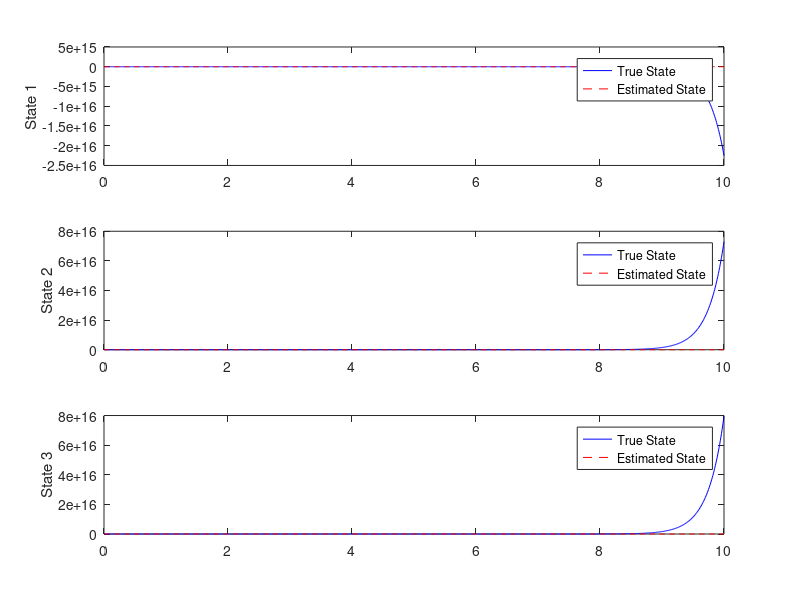
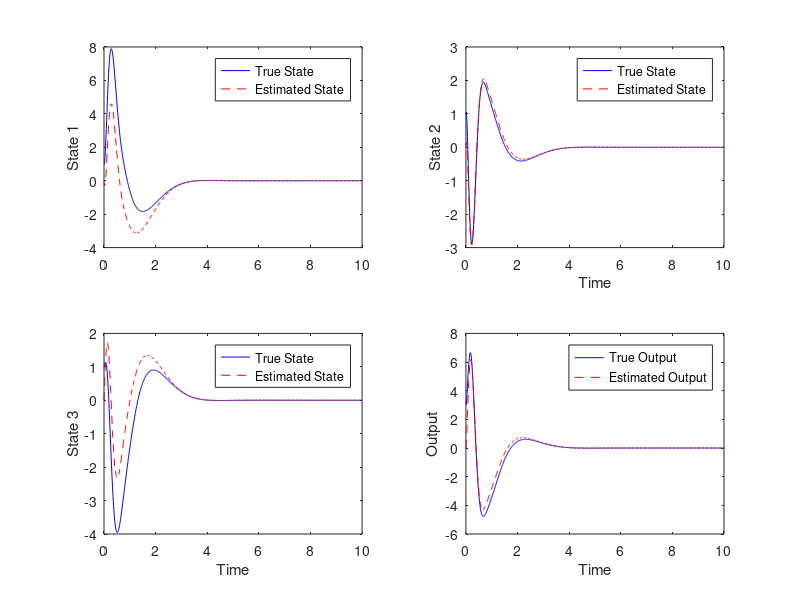
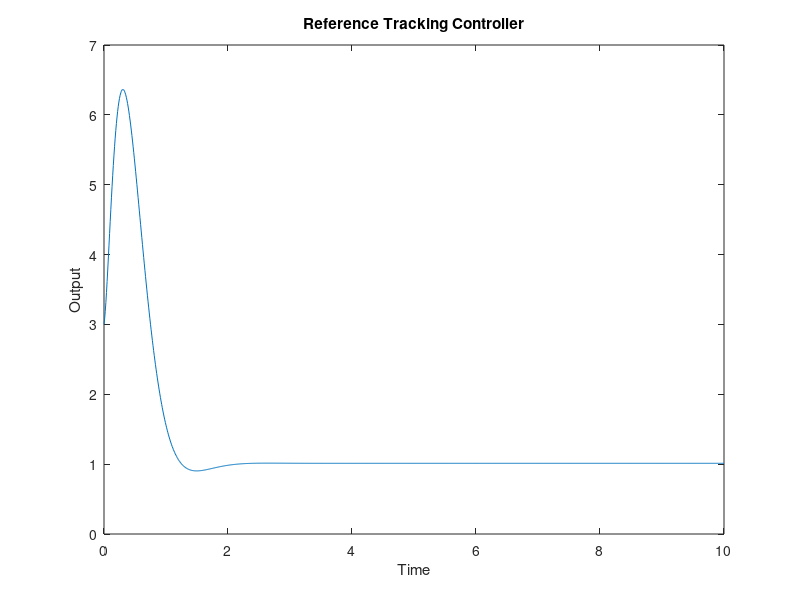
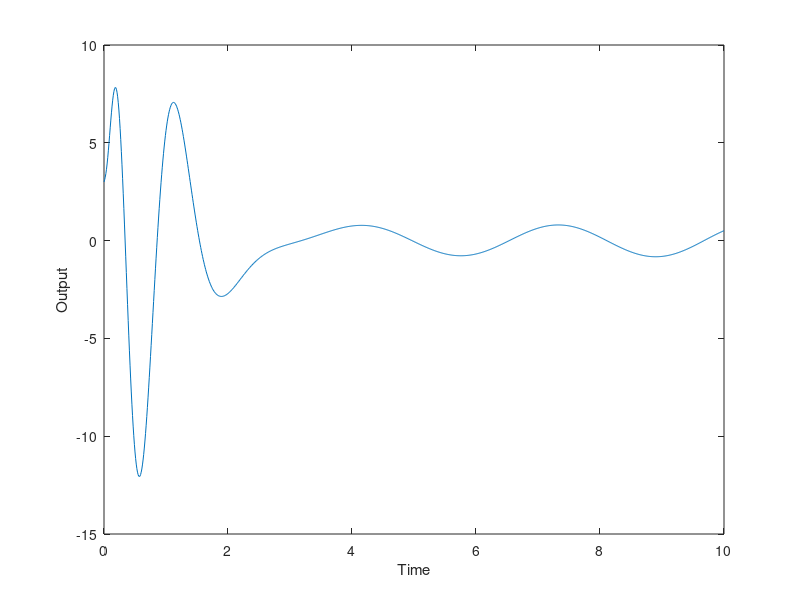

The MATLAB script that drew these images, in order:
%%% HW3_1
% Mainly for the State Feedback and Track Controller
A = [1 -2 1; 1  1 3; -1  4 0];
B = [1; -1; 0];
C = [1 0 2];
D = 0;
% Define State Space Equation System
sys = ss(A, B, C, D);
eigenvals = eig(A);
char_poly = poly(eigenvals);
% Compute State Feedback Gain K w/o 'place Funtion
C_ = [B A*B A*A*B];
C_bar = [1 -2 -8; 0 1 -2; 0 0 1];
P = inv(C_*C_bar);
K_bar = [17 92 169];
K = K_bar*P;
% Compute State Feedback Gain K w 'place Funtion
desired_poles=[-5 -5+3i -5-3i];
K_placed = place(A, B, desired_poles);

display_ = false;
if display_
    disp("Computed By 'place' function: ")
    disp(K_placed);
    disp("Computed without 'place' function: ")
    disp(K);
end
plot_ = false;
if plot_
    sys = ss(A, B, C, D);
    A_ = A-B*K;
    x0 = [1; 1; 1];
    sys_ = ss(A_, B, C, D);
    [y,t] = initial(sys, x0);
    plot(t(1:20),y(1:20));
    hold on;
    [y_,t] = initial(sys_, x0);
    plot(t,y_);
    xlabel('Time');
    ylabel('Output');
    legend('Original System', 'State Feedback System');
end

%% Open-Loop Observer
% Mainly for the State Feedback and Track Controller
A = [1 -2 1; 1  1 3; -1  4 0];
B = [1; -1; 0];
C = [1 0 2];
D = 0;
desired_poles=[-5 -5+3i -5-3i];
K_placed = place(A, B, desired_poles);

% Define the initial conditions
x0 = [1; 1; 1];         % Initial state
x_estimate0 = [0; 0; 0];% Initial estimated state
u = 0;                  % Input

% Define the simulation parameters
dt = 0.01;              % Time step
t_end = 10;             % Simulation end time

% Simulate the system and observer dynamics
t = 0:dt:t_end;
x = zeros(3, length(t));
y = zeros(3, length(t));

x_estimate = zeros(3, length(t));
y_estimate = zeros(3, length(t));

x(:, 1) = x0;
x_estimate(:, 1) = x_estimate0;


for i = 2:length(t)
    % Update the state using the system equations
    x(:, i) = x(:, i-1) + dt * (A*x(:, i-1) + B*u);
    % Update the estimated state using the observer equations
    x_estimate(:, i) = x_estimate(:, i-1) + dt * (A*x_estimate(:, i-1) + B*u);
end

% Plot the results
plot_ = true;
if plot_
    figure;
    subplot(3, 1, 1);
    plot(t, x(1, :), 'b');
    hold on;
    plot(t, x_estimate(1, :), 'r--');
    ylabel('State 1');
    legend('True State', 'Estimated State','Feedback State');

    subplot(3, 1, 2);
    plot(t, x(2, :), 'b');
    hold on;
    plot(t, x_estimate(2, :), 'r--');
    ylabel('State 2');
    legend('True State', 'Estimated State','Feedback State');

    subplot(3, 1, 3);
    plot(t, x(3, :), 'b');
    hold on;
    plot(t, x_estimate(3, :), 'r--');
    ylabel('State 3');
    legend('True State', 'Estimated State','Feedback State');
end

%% Closed-Loop Observer
% Compute Observer Gain K w/o 'place Funtion
A = [1 -2 1; 1  1 3; -1  4 0];
B = [1; -1; 0];
C = [1 0 2];
D = 0;
% Compute State Feedback Gain L w/o place Function
C_ = [C' A'*C' A'*A'*C'];
C_bar = [1 -2 -8; 0 1 -2; 0 0 1];
P = inv(C_*C_bar);
L_bar = [8 19 5];
L = (L_bar*P)';
% Compute State Feedback Gain L and K w 'place Funtion
desired_poles = [-0.01 -0.02 -0.03];
L_placed = place(A', C', desired_poles)';
desired_poles=[-5 -5+3i -5-3i];
K_placed = place(A, B, desired_poles);

display_ = true;
if display_
    disp("Computed By 'place' function: ")
    disp(L_placed);
    disp("Computed without 'place' function: ")
    disp(L);
end

% Define the initial conditions
x0 = [1; 1; 1];         % Initial state
x_estimate0 = [0; 0; 0];     % Initial estimated state
u = 0;                  % Input

% Define the simulation parameters
dt = 0.01;              % Time step
t_end = 10;             % Simulation end time

% Simulate the system and observer dynamics
t = 0:dt:t_end;
x = zeros(3, length(t));
y = zeros(1, length(t));
x_estimate = zeros(3, length(t));
y_estimate = zeros(1, length(t));

x(:, 1) = x0;
y(:, 1) = C*x0; 
x_estimate(:, 1) = x_estimate0;
y_estimate(:, 1) = C*x_estimate0;

for i = 2:length(t)
    u = -K_placed * x_estimate(:, i-1);
    x(:, i) = x(:, i-1) + dt * (A*x(:, i-1) + B*u);
    y(i) = C*x(:, i);
    x_estimate(:, i) = x_estimate(:, i-1) + dt * ((A - L*C)*x_estimate(:, i-1) + B*u + L*y(i));
    y_estimate(i) = C*x_estimate(:, i);
end

plot_ = true;
if plot_
    figure;
    subplot(2, 2, 1);
    plot(t, x(1, :), 'b', t, x_estimate(1, :), 'r--');
    ylabel('State 1');
    legend('True State', 'Estimated State');
    
    subplot(2, 2, 2);
    plot(t, x(2, :), 'b', t, x_estimate(2, :), 'r--');
    xlabel('Time');
    ylabel('State 2');
    legend('True State', 'Estimated State');

    subplot(2, 2, 3);
    plot(t, x(3, :), 'b', t, x_estimate(3, :), 'r--');
    xlabel('Time');
    ylabel('State 3');
    legend('True State', 'Estimated State');

    subplot(2,2,4);
    plot(t, y,'b', t, y_estimate,'r--');
    xlabel('Time');
    ylabel('Output');
    legend('True Output', 'Estimated Output');
end

%% Reference Tracking Controller
% Compute Observer Gain K w/o 'place Funtion
A = [1 -2 1; 1  1 3; -1  4 0];
B = [1; -1; 0];
C = [1 0 2];
D = 0;
% Compute State Feedback Gain L and K w 'place Funtion
desired_poles=[-5 -5+3i -5-3i];
K_placed = place(A, B, desired_poles);
dt = 0.01;              % Time step
t_end = 10;   
K_Ref = [17 35 35];
Ka_Ref = 10;
R = 1;
A_Ref = [A+B*K_Ref, B*Ka_Ref; -C, 0];
B_Ref = [zeros(3,1); 1];
C_Ref = [C 0];
t = 0:dt:t_end;

x = zeros(3, length(t));
y = zeros(1, length(t));
xa = zeros(1, length(t));
x(:, 1) = x0;
y(:, 1) = C*x0; 
xa(:,1) = 0;
for i = 2:length(t)
    X = [x(:, i-1); xa(:, i-1)] + dt * (A_Ref*[x(:, i-1); xa(:, i-1)] + B_Ref*R);
    x(:, i) = X(1:3);
    xa(:, i) = X(4);
    y(:, i) = C_Ref*[x(:, i); xa(:, i)]; 
end
plot_ = false;
if plot_
    figure;
    plot(t, y);
    xlabel('Time');
    ylabel('Output');
end


dt = 0.01;              % Time step
t_end = 10;   
K_Ref = [17 35 35];
R = 1;

t = 0:dt:t_end;
x = zeros(3, length(t));
y = zeros(1, length(t));

x(:, 1) = x0;
y(:, 1) = C*x0; 
for i = 2:length(t)
    x(:, i) = x(:, i-1) + dt * (A*x(:, i-1) + B*(K_Ref*x(:, i-1)-85*R));
    y(:, i) = C*x(:, i); 
end
plot_ = true;
if plot_
    figure;
    plot(t, y);
    xlabel('Time');
    ylabel('Output');
    title('Reference Tracking Controller')
end

%% Robust Controller
A = [1 -2 1; 1  1 3; -1  4 0];
B = [1; -1; 0];
C = [1 0 2];
D = 0;
Ad = [0, -2; 2, 0];
Cd = [1, 0];
A_aug = [A B*Cd; zeros(2,3) Ad];
B_aug = [B; zeros(2,1)];
C_aug = [C zeros(1,2)];
% Compute State Feedback Gain L and K w 'place Funtion
desired_poles = [-4 -4+0.5i -4-0.5i -4+2i -4-2i];
L_placed = place(A_aug', C_aug', desired_poles)';
desired_poles=[-5 -5+3i -5-3i];
K_placed = place(A, B, desired_poles);

R = 1;
dt = 0.01
t = 0:dt:10;
x = zeros(5, length(t));
x_estimate = zeros(5, length(t));
y = zeros(1, length(t));
y_estimate = zeros(1, length(t));

% Define the initial conditions
x(:, 1) = [1; 1; 1; 5; 5];
x_estimate(:,1) = [0; 0; 0; 5; 5];
y(:, 1) = C_aug*x(:, 1) ; 
y_estimate(:,1) = C_aug*x_estimate(:,1);

for i = 2:length(t)
    u = -K_placed * x_estimate(1:3, i-1);
    x(:, i) = x(:, i-1) + dt * (A_aug*x(:,i-1)+ B_aug*u);
    y(:, i) = C_aug*x(:, i); 
    x_estimate(:, i) = x_estimate(:, i-1) + dt * (A_aug*x_estimate(:, i-1) + B_aug*u + L_placed*(y(i-1)-C_aug*x_estimate(:,i-1)));
end

plot_ = true;
if plot_
    figure;
    plot(t, y);
    xlabel('Time');
    ylabel('Output');
end
plot_ = true;
if plot_
    figure;
    subplot(3, 1, 1);
    plot(t, x(1, :), 'b', t, x_estimate(1, :), 'r--');
    ylabel('State 1');
    legend('True State', 'Estimated State');

    subplot(3, 1, 2);
    plot(t, x(2, :), 'b', t, x_estimate(2, :), 'r--');
    xlabel('Time');
    ylabel('State 2');
    legend('True State', 'Estimated State');

    subplot(3, 1, 3);
    plot(t, x(3, :), 'b', t, x_estimate(3, :), 'r--');
    xlabel('Time');
    ylabel('State 3');
    legend('True State', 'Estimated State');
end

% % Simulate the system and observer dynamics
% t = 0:dt:t_end;
% x = zeros(3, length(t));
% y = zeros(1, length(t));
% x_estimate = zeros(3, length(t));
% y_estimate = zeros(1, length(t));
% 
% % Compute State Feedback Gain K w 'place Funtion
% desired_poles = [-0.1 -0.2 -0.3];
% L_placed = place(A', C', desired_poles)';
% desired_poles=[-10 -10+3i -10-3i];
% K_placed = place(A, B, desired_poles);
% 
% x(:, 1) = x0;
% y(:, 1) = C*x0; 
% x_estimate(:, 1) = x_estimate0;
% 
% 
% for i = 2:length(t)
%     u = -K_placed * x_estimate(:, i-1);
%     x(:, i) = x(:, i-1) + dt * (A*x(:, i-1) + B*u + B*(K_Ref*x(:, i-1))+xi*sin(omega*t(i-1)));
%     y(:, i) = C*x(:, i); 
%     x_estimate(:, i) = x_estimate(:, i-1) + dt * ((A - L_placed*C)*x_estimate(:, i-1) + B*u + L_placed*y(:, i));
%     y_estimate(:,i) = C*x_estimate(:,i); 
% end
% plot_ = false;
% if plot_
%     figure;
%     subplot(2, 2, 1);
%     plot(t, x(1, :), 'b', t, x_estimate(1, :), 'r--');
%     ylabel('State 1');
%     legend('True State', 'Estimated State');
% 
%     subplot(2, 2, 2);
%     plot(t, x(2, :), 'b', t, x_estimate(2, :), 'r--');
%     xlabel('Time');
%     ylabel('State 2');
%     legend('True State', 'Estimated State');
% 
%     subplot(2, 2, 3);
%     plot(t, x(3, :), 'b', t, x_estimate(3, :), 'r--');
%     xlabel('Time');
%     ylabel('State 3');
%     legend('True State', 'Estimated State');
% 
%     subplot(2,2,4);
%     plot(t, y,'b', t, y_estimate,'r--');
%     xlabel('Time');
%     ylabel('Output');
%     legend('True Output', 'Estimated Output');
% end